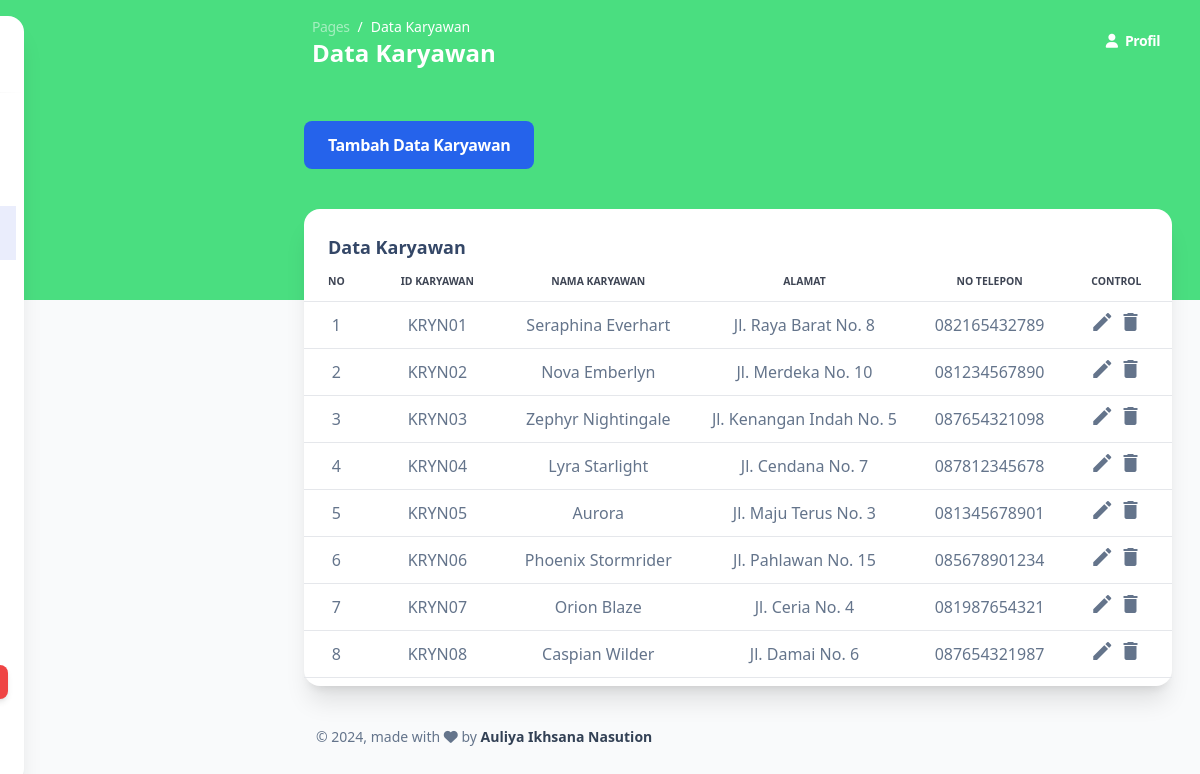
The page /build/pages/datakaryawan.php on the database its author committed.
### tables this page shows
CREATE TABLE `karyawan` (
  `id_karyawan` char(10) NOT NULL DEFAULT '',
  `nama_karyawan` varchar(255) DEFAULT NULL,
  `alamat` varchar(100) DEFAULT NULL,
  `no_telepon` varchar(20) DEFAULT NULL
);

### build/pages/datakaryawan.php (the view, shortened to what this page needs)
<!DOCTYPE html>
<html>
<head>
  <link href="../assets/css/nucleo-icons.css" rel="stylesheet" />
  <link href="../assets/css/nucleo-svg.css" rel="stylesheet" />
  <link href="../assets/css/argon-dashboard-tailwind.css?v=1.0.1" rel="stylesheet" />
  <script src="https://cdn.tailwindcss.com"></script>
</head>
<body class="m-0 font-sans text-base antialiased font-normal dark:bg-slate-900 leading-default bg-gray-50 text-slate-500">
  <div class="absolute w-full bg-green-400 dark:hidden min-h-75"></div>
  <aside class="fixed inset-y-0 flex-wrap items-center justify-between block w-full p-0 my-4 overflow-y-auto antialiased transition-transform duration-200 -translate-x-full bg-white border-0 shadow-xl dark:shadow-none dark:bg-slate-850 max-w-64 ease-nav-brand z-990 xl:ml-6 rounded-2xl xl:left-0 xl:translate-x-0" aria-expanded="false">
    <div class="h-19">
      <a class="block px-8 py-6 m-0 text-sm whitespace-nowrap dark:text-white text-slate-700" href="datakaryawan.php" target="_blank">
      </a>
    </div>
    <hr class="h-px mt-0 bg-transparent bg-gradient-to-r from-transparent via-black/40 to-transparent dark:bg-gradient-to-r dark:from-transparent dark:via-white dark:to-transparent" />
    <div class="items-center block w-auto max-h-screen overflow-auto h-sidenav grow basis-full">
      <ul class="flex flex-col pl-0 mb-0">
        <li class="mt-0.5 w-full">
          <a class="py-2.7  dark:text-white dark:opacity-80 text-sm ease-nav-brand my-0 mx-2 flex items-center whitespace-nowrap rounded-lg px-4 font-semibold text-slate-700 transition-colors" href="dashboard.php">
          </a>
        </li>
        <li class="mt-0.5 w-full">
          <a class=" dark:text-white dark:opacity-80 py-2.7 text-sm ease-nav-brand my-0 mx-2 flex items-center whitespace-nowrap px-4 transition-colors" href="datapelanggan.php">
          </a>
        </li>
        <li class="mt-0.5 w-full">
          <a class="bg-blue-500/13 dark:text-white dark:opacity-80 py-2.7 text-sm ease-nav-brand my-0 mx-2 flex items-center whitespace-nowrap px-4 transition-colors" href="datakaryawan.php">
          </a>
        </li>
        <li class="mt-0.5 w-full">
          <a class=" dark:text-white dark:opacity-80 py-2.7 text-sm ease-nav-brand my-0 mx-2 flex items-center whitespace-nowrap px-4 transition-colors" href="dataobat.php">
          </a>
        </li>
        <li class="mt-0.5 w-full">
          <a class=" dark:text-white dark:opacity-80 py-2.7 text-sm ease-nav-brand my-0 mx-2 flex items-center whitespace-nowrap px-4 transition-colors" href="datasupplier.php">
          </a>
        </li>
        <li class="mt-0.5 w-full">
          <a class=" dark:text-white dark:opacity-80 py-2.7 text-sm ease-nav-brand my-0 mx-2 flex items-center whitespace-nowrap px-4 transition-colors" href="datapenjualan.php">
          </a>
        </li>
        <li class="mt-0.5 w-full">
          <a class=" dark:text-white dark:opacity-80 py-2.7 text-sm ease-nav-brand my-0 mx-2 flex items-center whitespace-nowrap px-4 transition-colors" href="datapembelian.php">
          </a>
        </li>
      </ul>
    </div>
    <div class="mx-4">
      <div class="relative flex flex-col min-w-0 break-words bg-transparent border-0 shadow-none rounded-2xl bg-clip-border" sidenav-card>
        <div class="flex-auto w-full p-4 pt-0 text-center">
        </div>
      </div>
      <a class="inline-block w-full px-8 py-2 text-xs font-bold leading-normal text-center text-white align-middle transition-all ease-in bg-red-500 border-0 rounded-lg shadow-md select-none bg-150 bg-x-25 hover:shadow-xs hover:-translate-y-px" href="logout.php" target="_blank">LOG OUT</a>
    </div>
  </aside>
  <main class="relative h-full max-h-screen transition-all duration-200 ease-in-out xl:ml-68 rounded-xl">
    <nav class="relative flex flex-wrap items-center justify-between px-0 py-2 mx-6 transition-all ease-in shadow-none duration-250 rounded-2xl lg:flex-nowrap lg:justify-start" navbar-main navbar-scroll="false">
      <div class="flex items-center justify-between w-full px-4 py-1 mx-auto flex-wrap-inherit">
        <nav>
          <ol class="flex flex-wrap pt-1 mr-12 bg-transparent rounded-lg sm:mr-16">
            <li class="text-sm leading-normal">
              <a class="text-white opacity-50" href="javascript:;">Pages</a>
            </li>
            <li class="text-sm pl-2 capitalize leading-normal text-white before:float-left before:pr-2 before:text-white before:content-['/']" aria-current="page">Data Karyawan</li>
          </ol>
          <h6 class="mb-0 font-bold text-white capitalize text-2xl">Data Karyawan</h6>
        </nav>
        <div class="flex items-center mt-2 grow sm:mt-0 sm:mr-6 md:mr-0 lg:flex lg:basis-auto">
          <ul class="flex flex-row justify-end pl-0 mb-0 list-none md-max:w-full">
          <li class="flex items-center">
              <a href="profile.php" class="block px-0 py-2 text-sm font-semibold text-white transition-all ease-nav-brand">
                <i class="fa fa-user sm:mr-1"></i>
                <span class="hidden sm:inline">Profil</span>
              </a>
            </li>
          </ul>
        </div>
      </div>
    </nav>
    <div class="mb-10 mt-10 w-fit">
      <a href="function/tambahdatakaryawan.php" class="block ms-8 mt-6 py-3 px-6 rounded-lg bg-blue-600 text-white hover:bg-slate-400 hover:scale-110 font-bold ">Tambah Data Karyawan</a>
    </div>
    <div class="flex flex-wrap -mx-3 ms-5 mt-4 me-4">
      <div class="flex-none w-full max-w-full px-3">
        <div class="relative flex flex-col min-w-0 mb-6 break-words bg-white border-0 border-transparent border-solid shadow-xl dark:bg-slate-850 dark:shadow-dark-xl rounded-2xl bg-clip-border">
          <div class="p-6 pb-0 mb-0 border-b-0 border-b-solid rounded-t-2xl border-b-transparent">
            <h6 class="dark:text-white font-semibold text-lg">Data Karyawan</h6>
          </div>
          <div class="flex-auto px-0 pt-0 pb-2 ">
            <div class="p-0 overflow-x-auto">
              <table class="items-center w-full mb-0 align-top border-collapse dark:border-white/40 text-slate-500">
                <thead class="align-bottom">
                  <tr>
                    <th class="px-6 py-3 font-bold  uppercase align-middle bg-transparent border-b  #FFFFFFborder-collapse shadow-none dark:border-white/40 dark:text-white text-xxs border-b-solid tracking-none whitespace-nowrap text-slate-900 opacity-80 w-[5%]">No</th>
                    <th class="px-6 py-3 font-bold  uppercase align-middle bg-transparent border-b border-collapse shadow-none dark:border-white/40 dark:text-white text-xxs border-b-solid tracking-none whitespace-nowrap text-slate-900 opacity-80">ID Karyawan</th>
                    <th class="px-6 py-3 font-bold  uppercase align-middle bg-transparent border-b border-collapse shadow-none dark:border-white/40 dark:text-white text-xxs border-b-solid tracking-none whitespace-nowrap text-slate-900 opacity-80">Nama Karyawan</th>
                    <th class="px-6 py-3 font-bold text-center uppercase align-middle bg-transparent border-b border-collapse shadow-none dark:border-white/40 dark:text-white text-xxs border-b-solid tracking-none whitespace-nowrap text-slate-900 opacity-80">Alamat</th>
                    <th class="px-6 py-3 font-bold  uppercase align-middle bg-transparent border-b border-collapse shadow-none dark:border-white/40 dark:text-white text-xxs border-b-solid tracking-none whitespace-nowrap text-slate-900 opacity-80">No Telepon</th>
                    <th class="px-6 py-3 font-bold  uppercase align-middle bg-transparent border-b border-collapse shadow-none dark:border-white/40 dark:text-white text-xxs border-b-solid tracking-none whitespace-nowrap text-slate-900 opacity-80">Control</th>
                  </tr>
                </thead>
                <tbody class="align-center">
                  <?php
                  include "function/koneksi.php";
                  $data = mysqli_query($conn, "SELECT * FROM karyawan");
                  $num = 1;
                  while ($row = mysqli_fetch_array($data)) {
                  ?>
                    <tr>
                      <td class="p-2 align-middle bg-transparent border-b dark:border-white/40 whitespace-nowrap shadow-transparent text-center w-[5%]"><?php echo $num++ ?>
                      </td>
                      <td class="p-2 align-middle bg-transparent border-b dark:border-white/40 whitespace-nowrap shadow-transparent text-center"><?php echo $row['id_karyawan'] ?>
                      </td>
                      <td class="p-2 align-middle bg-transparent border-b dark:border-white/40 whitespace-nowrap shadow-transparent text-center"><?php echo $row['nama_karyawan'] ?>
                      </td>
                      <td class="p-2 align-middle bg-transparent border-b dark:border-white/40 whitespace-nowrap shadow-transparent text-center"><?php echo $row['alamat'] ?>
                      </td>
                      <td class="p-2 align-middle bg-transparent border-b dark:border-white/40 whitespace-nowrap shadow-transparent text-center"><?php echo $row['no_telepon'] ?>
                      </td>
                      <td class="p-2 align-middle bg-transparent border-b dark:border-white/40 whitespace-nowrap shadow-transparent text-center">
                        <a href="function/editkaryawan.php?id=<?php echo $row['id_karyawan']; ?>"><i class="material-icons">edit</i></a>
                        <a href="function/deletekaryawan.php?id=<?php echo $row['id_karyawan']; ?>" onclick=" return confirm ('Apakah Anda Yakin Ingin Menghapus data Ini ?');"><i class="material-icons">delete</i></a>
                      </td>
                    <?php
                  }
                    ?>
                    </tr>
                </tbody>
              </table>
            </div>
          </div>
        </div>
      </div>
    <footer class="pt-4">
      <div class="w-full px-6 mx-auto">
        <div class="flex flex-wrap items-center -mx-3 lg:justify-between">
          <div class="w-full max-w-full px-3 mt-0 mb-6 shrink-0 lg:mb-0  lg:flex-none">
            <div class="text-sm leading-normal text-center text-slate-500 lg:text-left">
              ©
              made with <i class="fa fa-heart"></i> by
              <span class="font-semibold text-slate-700 dark:text-white">Auliya Ikhsana Nasution</span>
            </div>
          </div>
        </div>
      </div>
    </footer>
    </div>
</body>
<script src="./assets/js/argon-dashboard-tailwind.js?v=1.0.1" async></script>
</html>

### rows shown on the page
karyawan: id_karyawan "KRYN01", nama_karyawan "Seraphina Everhart", alamat "Jl. Raya Barat No. 8", no_telepon "082165432789"
karyawan: id_karyawan "KRYN02", nama_karyawan "Nova Emberlyn", alamat "Jl. Merdeka No. 10", no_telepon "081234567890"
karyawan: id_karyawan "KRYN03", nama_karyawan "Zephyr Nightingale", alamat "Jl. Kenangan Indah No. 5", no_telepon "087654321098"
karyawan: id_karyawan "KRYN04", nama_karyawan "Lyra Starlight", alamat "Jl. Cendana No. 7", no_telepon "087812345678"
karyawan: id_karyawan "KRYN05", nama_karyawan "Aurora", alamat "Jl. Maju Terus No. 3", no_telepon "081345678901"
karyawan: id_karyawan "KRYN06", nama_karyawan "Phoenix Stormrider", alamat "Jl. Pahlawan No. 15", no_telepon "085678901234"
karyawan: id_karyawan "KRYN07", nama_karyawan "Orion Blaze", alamat "Jl. Ceria No. 4", no_telepon "081987654321"
karyawan: id_karyawan "KRYN08", nama_karyawan "Caspian Wilder", alamat "Jl. Damai No. 6", no_telepon "087654321987"
